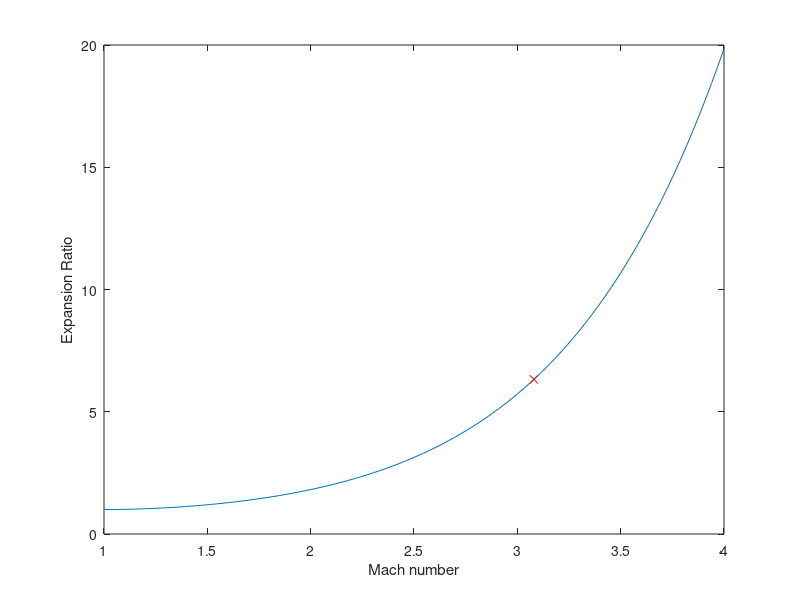

Recreate this plot in MATLAB.
M = linspace(1, 4, 100);
ER = zeros(1, 100);
k = 1.257

for i = 1:100
   ER(i) = (1/M(i))*sqrt(((1+((k-1)/2)*M(i)^2)/(1+((k-1)/2)))^((k+1)/(k-1)));
end

ER_ideal = (1/3.08)*sqrt(((1+((k-1)/2)*3.08^2)/(1+((k-1)/2)))^((k+1)/(k-1)));

plot(M, ER)
hold on
plot(3.08, ER_ideal, 'rx');
xlabel('Mach number');
ylabel('Expansion Ratio');
hold off